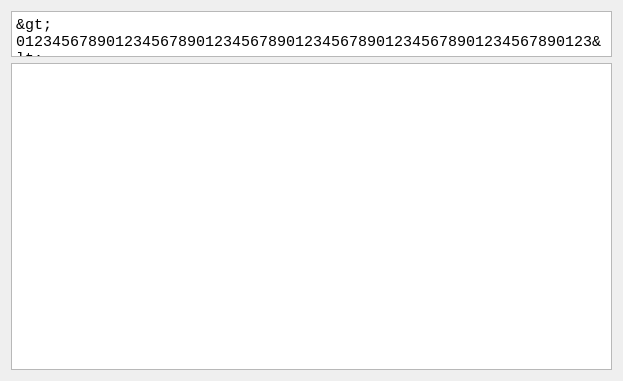
<?xml version="1.0" encoding="UTF-8"?>
<ui version="4.0">
 <class>Form</class>
 <widget class="QWidget" name="Form">
  <property name="geometry">
   <rect>
    <x>0</x>
    <y>0</y>
    <width>623</width>
    <height>381</height>
   </rect>
  </property>
  <property name="font">
   <font>
    <pointsize>15</pointsize>
   </font>
  </property>
  <property name="windowTitle">
   <string>Form</string>
  </property>
  <layout class="QGridLayout" name="gridLayout">
   <item row="0" column="0">
    <widget class="QPlainTextEdit" name="plainTextEdit">
     <property name="maximumSize">
      <size>
       <width>16777215</width>
       <height>46</height>
      </size>
     </property>
     <property name="font">
      <font>
       <family>Monospace</family>
       <pointsize>11</pointsize>
      </font>
     </property>
     <property name="verticalScrollBarPolicy">
      <enum>Qt::ScrollBarAlwaysOff</enum>
     </property>
     <property name="horizontalScrollBarPolicy">
      <enum>Qt::ScrollBarAlwaysOff</enum>
     </property>
     <property name="plainText">
      <string>&gt;0123456789012345678901234567890123456789012345678901234567890123&lt;
&gt;      1 2  3 4  5  6 7 8  9 10 11 12 13  14                     &lt;</string>
     </property>
    </widget>
   </item>
   <item row="1" column="0">
    <widget class="QPlainTextEdit" name="plainTextEdit_2"/>
   </item>
  </layout>
 </widget>
 <resources/>
 <connections/>
</ui>
